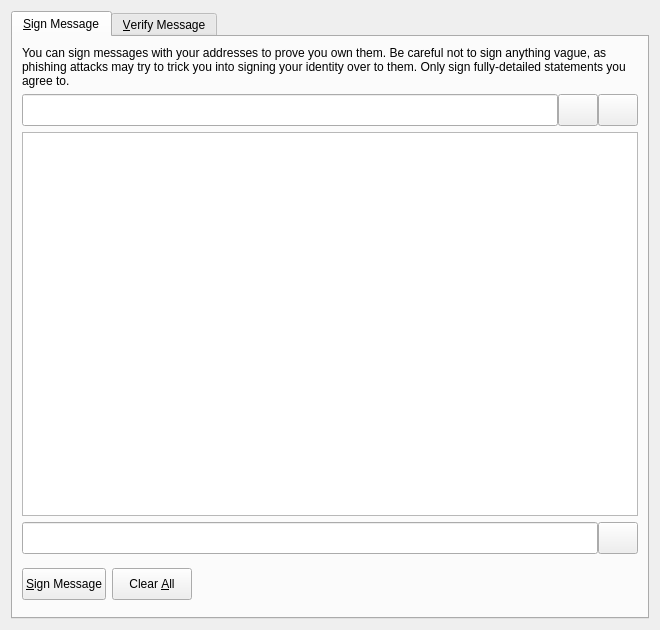
<?xml version="1.0" encoding="UTF-8"?>
<ui version="4.0">
 <class>SignVerifyMessageDialog</class>
 <widget class="QDialog" name="SignVerifyMessageDialog">
  <property name="geometry">
   <rect>
    <x>0</x>
    <y>0</y>
    <width>660</width>
    <height>630</height>
   </rect>
  </property>
  <property name="sizePolicy">
   <sizepolicy hsizetype="Minimum" vsizetype="Minimum">
    <horstretch>0</horstretch>
    <verstretch>0</verstretch>
   </sizepolicy>
  </property>
  <property name="minimumSize">
   <size>
    <width>660</width>
    <height>630</height>
   </size>
  </property>
  <property name="windowTitle">
   <string>Signatures - Sign / Verify a Message</string>
  </property>
  <property name="modal">
   <bool>true</bool>
  </property>
  <layout class="QVBoxLayout" name="verticalLayout">
   <item>
    <widget class="QTabWidget" name="tabWidget">
     <property name="currentIndex">
      <number>0</number>
     </property>
     <widget class="QWidget" name="tabSignMessage">
      <attribute name="title">
       <string>&amp;Sign Message</string>
      </attribute>
      <layout class="QVBoxLayout" name="verticalLayout_SM">
       <item>
        <widget class="QLabel" name="infoLabel_SM">
         <property name="text">
          <string>You can sign messages with your addresses to prove you own them. Be careful not to sign anything vague, as phishing attacks may try to trick you into signing your identity over to them. Only sign fully-detailed statements you agree to.</string>
         </property>
         <property name="textFormat">
          <enum>Qt::PlainText</enum>
         </property>
         <property name="wordWrap">
          <bool>true</bool>
         </property>
        </widget>
       </item>
       <item>
        <layout class="QHBoxLayout" name="horizontalLayout_1_SM">
         <property name="spacing">
          <number>0</number>
         </property>
         <item>
          <widget class="QValidatedLineEdit" name="addressIn_SM">
           <property name="minimumSize">
            <size>
             <width>32</width>
             <height>32</height>
            </size>
           </property>
           <property name="toolTip">
            <string>The address to sign the message with (e.g. H8gZqgY4r2RoEdqYk3QsAqFckyf9pRHN6i)</string>
           </property>
           <property name="maxLength">
            <number>34</number>
           </property>
          </widget>
         </item>
         <item>
          <widget class="QPushButton" name="addressBookButton_SM">
           <property name="minimumSize">
            <size>
             <width>32</width>
             <height>32</height>
            </size>
           </property>
           <property name="toolTip">
            <string>Choose an address from the address book</string>
           </property>
           <property name="text">
            <string/>
           </property>
           <property name="icon">
            <iconset resource="../bitcoin.qrc">
             <normaloff>:/icons/address-book</normaloff>:/icons/address-book</iconset>
           </property>
           <property name="iconSize">
            <size>
             <width>18</width>
             <height>18</height>
            </size>
           </property>
           <property name="shortcut">
            <string>Alt+A</string>
           </property>
           <property name="autoDefault">
            <bool>false</bool>
           </property>
          </widget>
         </item>
         <item>
          <widget class="QPushButton" name="pasteButton_SM">
           <property name="minimumSize">
            <size>
             <width>32</width>
             <height>32</height>
            </size>
           </property>
           <property name="toolTip">
            <string>Paste address from clipboard</string>
           </property>
           <property name="text">
            <string/>
           </property>
           <property name="icon">
            <iconset resource="../bitcoin.qrc">
             <normaloff>:/icons/editpaste</normaloff>:/icons/editpaste</iconset>
           </property>
           <property name="iconSize">
            <size>
             <width>18</width>
             <height>18</height>
            </size>
           </property>
           <property name="shortcut">
            <string>Alt+P</string>
           </property>
           <property name="autoDefault">
            <bool>false</bool>
           </property>
          </widget>
         </item>
        </layout>
       </item>
       <item>
        <widget class="QPlainTextEdit" name="messageIn_SM">
         <property name="toolTip">
          <string>Enter the message you want to sign here</string>
         </property>
        </widget>
       </item>
       <item>
        <layout class="QHBoxLayout" name="horizontalLayout_2_SM">
         <property name="spacing">
          <number>0</number>
         </property>
         <item>
          <widget class="QLineEdit" name="signatureOut_SM">
           <property name="minimumSize">
            <size>
             <width>0</width>
             <height>32</height>
            </size>
           </property>
           <property name="font">
            <font>
             <italic>true</italic>
            </font>
           </property>
           <property name="readOnly">
            <bool>true</bool>
           </property>
          </widget>
         </item>
         <item>
          <widget class="QPushButton" name="copySignatureButton_SM">
           <property name="minimumSize">
            <size>
             <width>32</width>
             <height>32</height>
            </size>
           </property>
           <property name="toolTip">
            <string>Copy the current signature to the system clipboard</string>
           </property>
           <property name="text">
            <string/>
           </property>
           <property name="icon">
            <iconset resource="../bitcoin.qrc">
             <normaloff>:/icons/editcopy</normaloff>:/icons/editcopy</iconset>
           </property>
           <property name="iconSize">
            <size>
             <width>18</width>
             <height>18</height>
            </size>
           </property>
           <property name="autoDefault">
            <bool>false</bool>
           </property>
          </widget>
         </item>
        </layout>
       </item>
       <item>
        <layout class="QHBoxLayout" name="horizontalLayout_3_SM">
         <item>
          <widget class="QPushButton" name="signMessageButton_SM">
           <property name="minimumSize">
            <size>
             <width>0</width>
             <height>32</height>
            </size>
           </property>
           <property name="toolTip">
            <string>Sign the message to prove you own this Traid address</string>
           </property>
           <property name="text">
            <string>&amp;Sign Message</string>
           </property>
           <property name="icon">
            <iconset resource="../bitcoin.qrc">
             <normaloff>:/icons/edit</normaloff>:/icons/edit</iconset>
           </property>
           <property name="iconSize">
            <size>
             <width>18</width>
             <height>18</height>
            </size>
           </property>
           <property name="autoDefault">
            <bool>false</bool>
           </property>
          </widget>
         </item>
         <item>
          <widget class="QPushButton" name="clearButton_SM">
           <property name="minimumSize">
            <size>
             <width>0</width>
             <height>32</height>
            </size>
           </property>
           <property name="toolTip">
            <string>Reset all sign message fields</string>
           </property>
           <property name="text">
            <string>Clear &amp;All</string>
           </property>
           <property name="icon">
            <iconset resource="../bitcoin.qrc">
             <normaloff>:/icons/remove</normaloff>:/icons/remove</iconset>
           </property>
           <property name="autoDefault">
            <bool>false</bool>
           </property>
          </widget>
         </item>
         <item>
          <spacer name="horizontalSpacer_1_SM">
           <property name="orientation">
            <enum>Qt::Horizontal</enum>
           </property>
           <property name="sizeHint" stdset="0">
            <size>
             <width>40</width>
             <height>48</height>
            </size>
           </property>
          </spacer>
         </item>
         <item>
          <widget class="QLabel" name="statusLabel_SM">
           <property name="font">
            <font>
             <weight>75</weight>
             <bold>true</bold>
            </font>
           </property>
           <property name="text">
            <string/>
           </property>
           <property name="wordWrap">
            <bool>true</bool>
           </property>
          </widget>
         </item>
         <item>
          <spacer name="horizontalSpacer_2_SM">
           <property name="orientation">
            <enum>Qt::Horizontal</enum>
           </property>
           <property name="sizeHint" stdset="0">
            <size>
             <width>40</width>
             <height>48</height>
            </size>
           </property>
          </spacer>
         </item>
        </layout>
       </item>
      </layout>
     </widget>
     <widget class="QWidget" name="tabVerifyMessage">
      <attribute name="title">
       <string>&amp;Verify Message</string>
      </attribute>
      <layout class="QVBoxLayout" name="verticalLayout_VM">
       <item>
        <widget class="QLabel" name="infoLabel_VM">
         <property name="text">
          <string>Enter the signing address, message (ensure you copy line breaks, spaces, tabs, etc. exactly) and signature below to verify the message. Be careful not to read more into the signature than what is in the signed message itself, to avoid being tricked by a man-in-the-middle attack.</string>
         </property>
         <property name="textFormat">
          <enum>Qt::PlainText</enum>
         </property>
         <property name="alignment">
          <set>Qt::AlignLeading|Qt::AlignLeft|Qt::AlignTop</set>
         </property>
         <property name="wordWrap">
          <bool>true</bool>
         </property>
        </widget>
       </item>
       <item>
        <layout class="QHBoxLayout" name="horizontalLayout_1_VM">
         <property name="spacing">
          <number>0</number>
         </property>
         <item>
          <widget class="QValidatedLineEdit" name="addressIn_VM">
           <property name="toolTip">
            <string>The address the message was signed with (e.g. H8gZqgY4r2RoEdqYk3QsAqFckyf9pRHN6i)</string>
           </property>
           <property name="maxLength">
            <number>34</number>
           </property>
          </widget>
         </item>
         <item>
          <widget class="QPushButton" name="addressBookButton_VM">
           <property name="toolTip">
            <string>Choose an address from the address book</string>
           </property>
           <property name="text">
            <string/>
           </property>
           <property name="icon">
            <iconset resource="../bitcoin.qrc">
             <normaloff>:/icons/address-book</normaloff>:/icons/address-book</iconset>
           </property>
           <property name="shortcut">
            <string>Alt+A</string>
           </property>
           <property name="autoDefault">
            <bool>false</bool>
           </property>
          </widget>
         </item>
        </layout>
       </item>
       <item>
        <widget class="QPlainTextEdit" name="messageIn_VM"/>
       </item>
       <item>
        <widget class="QValidatedLineEdit" name="signatureIn_VM"/>
       </item>
       <item>
        <layout class="QHBoxLayout" name="horizontalLayout_2_VM">
         <item>
          <widget class="QPushButton" name="verifyMessageButton_VM">
           <property name="toolTip">
            <string>Verify the message to ensure it was signed with the specified Traid address</string>
           </property>
           <property name="text">
            <string>&amp;Verify Message</string>
           </property>
           <property name="icon">
            <iconset resource="../bitcoin.qrc">
             <normaloff>:/icons/transaction_0</normaloff>:/icons/transaction_0</iconset>
           </property>
           <property name="autoDefault">
            <bool>false</bool>
           </property>
          </widget>
         </item>
         <item>
          <widget class="QPushButton" name="clearButton_VM">
           <property name="toolTip">
            <string>Reset all verify message fields</string>
           </property>
           <property name="text">
            <string>Clear &amp;All</string>
           </property>
           <property name="icon">
            <iconset resource="../bitcoin.qrc">
             <normaloff>:/icons/remove</normaloff>:/icons/remove</iconset>
           </property>
           <property name="autoDefault">
            <bool>false</bool>
           </property>
          </widget>
         </item>
         <item>
          <spacer name="horizontalSpacer_1_VM">
           <property name="orientation">
            <enum>Qt::Horizontal</enum>
           </property>
           <property name="sizeHint" stdset="0">
            <size>
             <width>40</width>
             <height>48</height>
            </size>
           </property>
          </spacer>
         </item>
         <item>
          <widget class="QLabel" name="statusLabel_VM">
           <property name="font">
            <font>
             <weight>75</weight>
             <bold>true</bold>
            </font>
           </property>
           <property name="text">
            <string/>
           </property>
           <property name="wordWrap">
            <bool>true</bool>
           </property>
          </widget>
         </item>
         <item>
          <spacer name="horizontalSpacer_2_VM">
           <property name="orientation">
            <enum>Qt::Horizontal</enum>
           </property>
           <property name="sizeHint" stdset="0">
            <size>
             <width>40</width>
             <height>48</height>
            </size>
           </property>
          </spacer>
         </item>
        </layout>
       </item>
      </layout>
     </widget>
    </widget>
   </item>
  </layout>
 </widget>
 <customwidgets>
  <customwidget>
   <class>QValidatedLineEdit</class>
   <extends>QLineEdit</extends>
   <header>qvalidatedlineedit.h</header>
  </customwidget>
 </customwidgets>
 <resources>
  <include location="../bitcoin.qrc"/>
 </resources>
 <connections/>
</ui>
